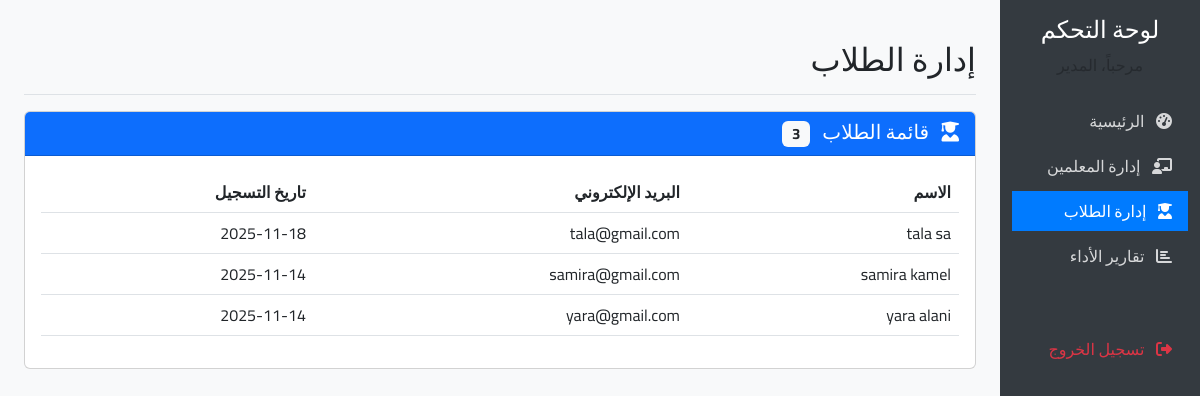
The page /admin_students.php (signed in) on the database its author committed.
### tables this page shows
CREATE TABLE `users` (
  `id` int NOT NULL,
  `name` varchar(100) NOT NULL,
  `email` varchar(100) NOT NULL,
  `password` varchar(255) NOT NULL,
  `role` enum('student','teacher','admin') NOT NULL DEFAULT 'student',
  `status` enum('pending','approved','rejected') DEFAULT 'pending',
  `profile_image` varchar(255) DEFAULT NULL,
  `created_at` timestamp NOT NULL DEFAULT CURRENT_TIMESTAMP,
  `level` enum('none','beginner','intermediate','advanced') DEFAULT 'none'
);

### admin_students.php (the view, shortened to what this page needs)
<?php
require_once 'db_connection.php';
function is_pdo($conn) {
    return (class_exists('PDO') && $conn instanceof PDO);
}
function fetch_all_assoc($conn, $sql) {
    if (is_pdo($conn)) {
        $stmt = $conn->query($sql);
        return $stmt->fetchAll(PDO::FETCH_ASSOC);
    } elseif (is_mysqli($conn)) {
        $res = $conn->query($sql);
        if (!$res) return [];
        return $res->fetch_all(MYSQLI_ASSOC);
    } else {
        return [];
    }
}
$students = fetch_all_assoc($conn, "SELECT id, name, email, created_at FROM users WHERE role = 'student' ORDER BY created_at DESC");
?>
<!DOCTYPE html>
<html lang="ar" dir="rtl">
<head>
    <link href="https://cdn.jsdelivr.net/npm/bootstrap@5.3.0/dist/css/bootstrap.rtl.min.css" rel="stylesheet">
    <link rel="stylesheet" href="https://cdnjs.cloudflare.com/ajax/libs/font-awesome/6.4.0/css/all.min.css">
</head>
<body>
    <div class="container-fluid">
        <div class="row">
            <div class="col-md-3 col-lg-2 d-md-block sidebar collapse">
                <div class="position-sticky pt-3">
                    <div class="text-center mb-4">
                        <h4>لوحة التحكم</h4>
                        <p class="text-muted">مرحباً، <?php echo htmlspecialchars($_SESSION['name'] ?? ''); ?></p>
                    </div>
                    <ul class="nav flex-column">
                        <li class="nav-item">
                            <a class="nav-link" href="admin_dashboard.php">
                                <i class="fas fa-tachometer-alt me-2"></i> الرئيسية
                            </a>
                        </li>
                        <li class="nav-item">
                            <a class="nav-link" href="admin_teachers.php">
                                <i class="fas fa-chalkboard-teacher me-2"></i> إدارة المعلمين
                            </a>
                        </li>
                        <li class="nav-item">
                            <a class="nav-link active" href="admin_students.php">
                                <i class="fas fa-user-graduate me-2"></i> إدارة الطلاب
                            </a>
                        </li>
                        <li class="nav-item">
                            <a class="nav-link" href="admin_reports.php">
                                <i class="fas fa-chart-bar me-2"></i> تقارير الأداء
                            </a>
                        </li>
                        <li class="nav-item mt-5">
                            <a class="nav-link text-danger" href="logout.php">
                                <i class="fas fa-sign-out-alt me-2"></i> تسجيل الخروج
                            </a>
                        </li>
                    </ul>
                </div>
            </div>
            <main class="col-md-9 ms-sm-auto col-lg-10 px-md-4 py-4">
                <div class="d-flex justify-content-between flex-wrap flex-md-nowrap align-items-center pt-3 pb-2 mb-3 border-bottom">
                    <h1 class="h2">إدارة الطلاب</h1>
                </div>
                <div class="card">
                    <div class="card-header bg-primary text-white">
                        <h5 class="mb-0">
                            <i class="fas fa-user-graduate me-2"></i>
                            قائمة الطلاب
                            <span class="badge bg-light text-dark ms-2"><?php echo count($students); ?></span>
                        </h5>
                    </div>
                    <div class="card-body">
                        <?php if (count($students) > 0): ?>
                            <div class="table-responsive">
                                <table class="table table-hover">
                                    <thead>
                                        <tr>
                                            <th>الاسم</th>
                                            <th>البريد الإلكتروني</th>
                                            <th>تاريخ التسجيل</th>
                                        </tr>
                                    </thead>
                                    <tbody>
                                        <?php foreach ($students as $student): ?>
                                            <tr>
                                                <td><?php echo htmlspecialchars($student['name']); ?></td>
                                                <td><?php echo htmlspecialchars($student['email']); ?></td>
                                                <td><?php echo htmlspecialchars(date('Y-m-d', strtotime($student['created_at']))); ?></td>
                                            </tr>
                                        <?php endforeach; ?>
                                    </tbody>
                                </table>
                            </div>
                        <?php endif; ?>
                    </div>
                </div>
            </main>
        </div>
    </div>
</body>
</html>

### admin_students.php (style rules this page uses)
body { font-family: 'Cairo', sans-serif; background-color: #f8f9fa; }
.sidebar { min-height: 100vh; background-color: #343a40; color: white; }
.sidebar .nav-link { color: rgba(255, 255, 255, 0.8); margin-bottom: 5px; }
.sidebar .nav-link.active { background-color: #007bff; color: white; }

### rows shown on the page
users: name "tala sa", email "tala@gmail.com", created_at "2025-11-18"
users: name "samira kamel", email "samira@gmail.com", created_at "2025-11-14"
users: name "yara alani", email "yara@gmail.com", created_at "2025-11-14"

### other values the page prints
count($students) "3"
